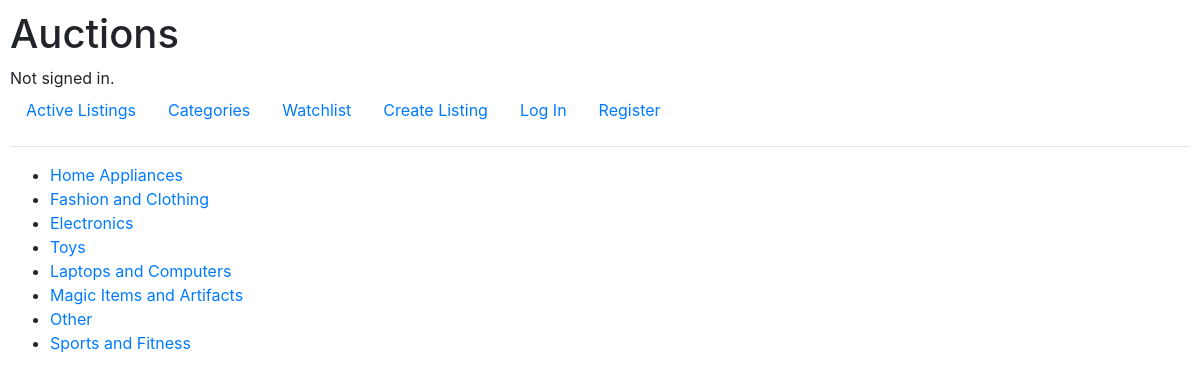
The page /categories on the database its author committed.
### auctions/models.py (models this page shows)
class Category(models.Model):
    code = models.CharField(max_length=40)
    description = models.CharField(max_length=64)
    def __str__(self):
        return self.description

### auctions/views.py (the view)
# urls.py: path("categories", views.all_categories_view, name="categories"),
def all_categories_view(request):
    categories = Category.objects.all()
    return render(request, 'auctions/categories.html', {
        "categories": categories
    })

### auctions/templates/auctions/categories.html
{% extends 'auctions/layout.html' %}
{% block body %}
<ul>
    {% for category in categories %}
        <li><a href="{% url 'category_page' category.code %}">{{ category }}</a></li>
    {% endfor %}
</ul>
{% endblock body %}

### auctions/templates/auctions/layout.html (shortened to what this page needs)
{% load static %}
<!DOCTYPE html>
<html lang="en">
    <head>
        <link rel="stylesheet" href="https://stackpath.bootstrapcdn.com/bootstrap/4.4.1/css/bootstrap.min.css">
        <link href="{% static 'auctions/styles.css' %}" rel="stylesheet">
    </head>
    <body>
        <h1>Auctions</h1>
        <div>
            {% if user.is_authenticated %}
                Signed in as <strong>{{ user.username }}</strong>.
            {% else %}
                Not signed in.
            {% endif %}
        </div>
        <ul class="nav">
            <li class="nav-item">
                <a class="nav-link" href="{% url 'listings' %}">Active Listings</a>
            </li>
            <li class="nav-item">
                <a class="nav-link" href="{% url 'categories' %}">Categories</a>
            </li>
            <li class="nav-item">
                <a class="nav-link" href="{% url 'watchlist' %}">Watchlist
                </a>
            </li>
            <li class="nav-item">
                <a class="nav-link" href="{% url 'create' %}">Create Listing</a>
            </li>
            {% if user.is_authenticated %}
                <li class="nav-item">
                    <a class="nav-link" href="{% url 'logout' %}">Log Out</a>
                </li>
            {% else %}
                <li class="nav-item">
                    <a class="nav-link" href="{% url 'login' %}">Log In</a>
                </li>
                <li class="nav-item">
                    <a class="nav-link" href="{% url 'register' %}">Register</a>
                </li>
            {% endif %}
        </ul>
        <hr>
        {% block body %}
        {% endblock %}
    </body>
</html>

### auctions/static/auctions/styles.css (style rules this page uses)
body { padding: 10px; }
* { box-sizing: border-box; }

### rows shown on the page
Category: description "Home Appliances"
Category: description "Fashion and Clothing"
Category: description "Electronics"
Category: description "Toys"
Category: description "Laptops and Computers"
Category: description "Magic Items and Artifacts"
Category: description "Other"
Category: description "Sports and Fitness"
